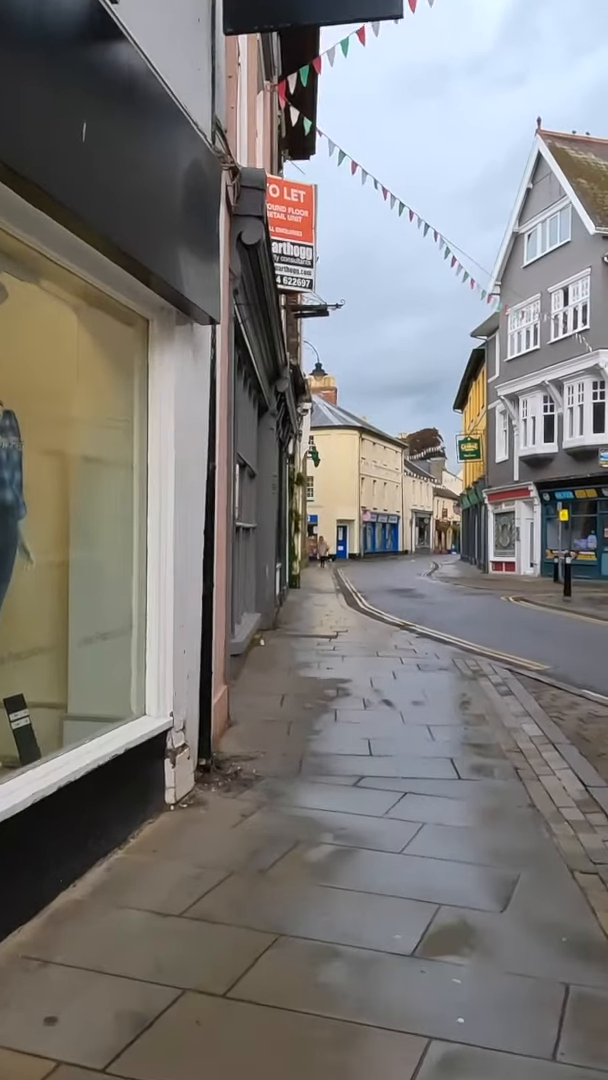
#> input picture frame 29 of 1.mp4, 608 x 1080 px
$ python vslam.py
#> lines starting #> are read from the running program, lines starting #| are printed output that depends on the picture
import cv2
import numpy as np
import threading
import time
import random
import matplotlib.pyplot as plt
from mpl_toolkits.mplot3d import Axes3D

# -------------------- Camera Class (from video) --------------------
class Camera:
    def __init__(self, video_path, width=640, height=480):
        self.cap = cv2.VideoCapture(video_path)
        self.width = width
        self.height = height
        if not self.cap.isOpened():
            raise RuntimeError(f"Cannot open video file {video_path}")
        self.cap.set(cv2.CAP_PROP_FRAME_WIDTH, self.width)
        self.cap.set(cv2.CAP_PROP_FRAME_HEIGHT, self.height)

    def get_frame(self):
        ret, frame = self.cap.read()
        return ret, frame

    def release(self):
        self.cap.release()

# -------------------- Frame, KeyFrame, and Map --------------------
class Frame:
    def __init__(self, image, idx):
        self.image = image
        self.idx = idx
        self.Twc = np.eye(4)

class KeyFrame(Frame):
    def __init__(self, frame):
        super().__init__(frame.image, frame.idx)
        self.Twc = frame.Twc.copy()

class Map:
    def __init__(self):
        self.keyframes = []

    def add_keyframe(self, kf):
        self.keyframes.append(kf)
        print(f"[MAP] Added KeyFrame {kf.idx}. Total: {len(self.keyframes)}")

# -------------------- Visual Odometry --------------------
class VisualOdometry:
    def __init__(self, map_obj, camera):
        self.map = map_obj
        self.camera = camera
        self.frame_idx = 0
        self.last_pose = np.eye(4)
        self.poses = []

    def process_next_frame(self):
        ret, frame = self.camera.get_frame()
        if not ret:
            return None, False

        current_frame = Frame(frame, self.frame_idx)
        current_frame.Twc = self.simulate_motion(self.last_pose)
        self.last_pose = current_frame.Twc
        self.poses.append(current_frame.Twc.copy())

        if self.frame_idx % 15 == 0:
            self.map.add_keyframe(KeyFrame(current_frame))

        self.frame_idx += 1
        return current_frame, True

    def simulate_motion(self, last_pose):
        dx = 0.01 + random.uniform(-0.005, 0.005)
        dy = random.uniform(-0.002, 0.002)
        dz = random.uniform(-0.002, 0.002)
        dtheta = random.uniform(-0.01, 0.01)

        translation = np.eye(4)
        translation[0, 3] = dx
        translation[1, 3] = dy
        translation[2, 3] = dz

        rotation = np.eye(4)
        rotation[1, 1] = np.cos(dtheta)
        rotation[1, 2] = -np.sin(dtheta)
        rotation[2, 1] = np.sin(dtheta)
        rotation[2, 2] = np.cos(dtheta)

        return last_pose @ translation @ rotation

# -------------------- Viewer --------------------
class Viewer:
    def __init__(self):
        self.running = True
        self.latest_frame = None
        self.lock = threading.Lock()
        self.thread = threading.Thread(target=self.display)
        self.thread.start()

    def update_frame(self, frame):
        with self.lock:
            self.latest_frame = frame.copy()

    def display(self):
        while self.running:
            with self.lock:
                frame = self.latest_frame
            if frame is not None:
                cv2.imshow("Camera View (Press 'q' to quit)", frame)
            if cv2.waitKey(1) & 0xFF == ord('q'):
#> (key q is pressed here)
                self.running = False
                break
        cv2.destroyAllWindows()

    def stop(self):
        self.running = False
        self.thread.join()


# -------------------- Plotting --------------------
def plot_trajectory(poses):
    xs, ys, zs = [], [], []
    for Twc in poses:
        x, y, z = Twc[0, 3], Twc[1, 3], Twc[2, 3]
        xs.append(x)
        ys.append(y)
        zs.append(z)

    fig = plt.figure()
    ax = fig.add_subplot(111, projection='3d')
    ax.plot(xs, ys, zs, marker='o')
    ax.set_title("Simulated Camera Trajectory")
    ax.set_xlabel('X')
    ax.set_ylabel('Y')
    ax.set_zlabel('Z')
    plt.show()

# -------------------- Main --------------------
def main():
    video_path = "1.mp4"  # Replace with your actual video path
    camera = Camera(video_path)
    map_obj = Map()
    vo = VisualOdometry(map_obj, camera)
    viewer = Viewer()

    try:
        while viewer.running:
            frame, success = vo.process_next_frame()
            if not success:
                break
            viewer.update_frame(frame.image)  # Send frame to viewer
            time.sleep(0.033)
#> this loop made 1 pass
#> success on pass 1: True
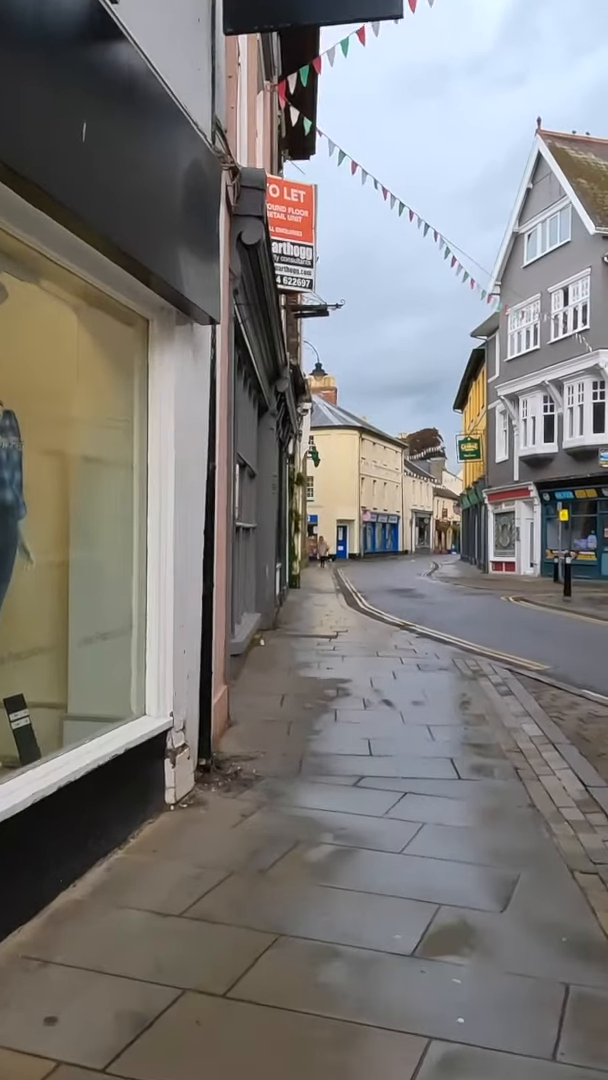
#> input picture frame 29 of 1.mp4, 608 x 1080 px
#> frame.image is the input picture: shape (1080, 608, 3); mean B, G, R 121, 122.8, 124.8
    finally:
        viewer.stop()
        camera.release()
        print("[INFO] SLAM pipeline stopped.")

    plot_trajectory(vo.poses)
#> the loop in plot_trajectory, `for Twc in poses:` made 1 pass
#> (x, y, z) on pass 1: (0.0134, 0.00103, -0.000318)
#> after the loop in plot_trajectory, `for Twc in poses:`: xs = [0.0134]; ys = [0.00103]; zs = [-0.000318]
#> in plot_trajectory, `plt.show()`:
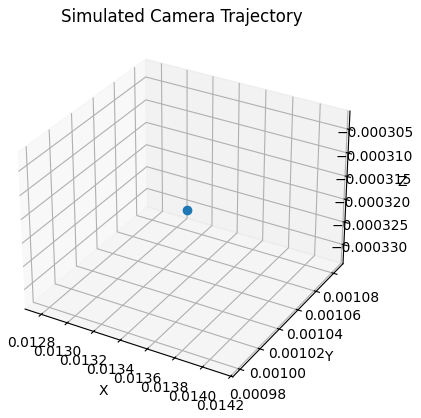
#> figure drawn by matplotlib, 1 panel


if __name__ == "__main__":
    main()
